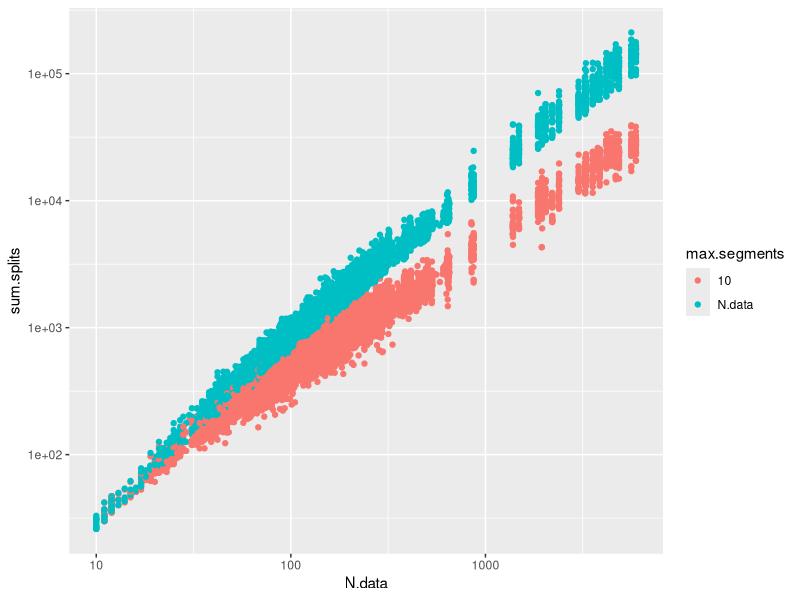
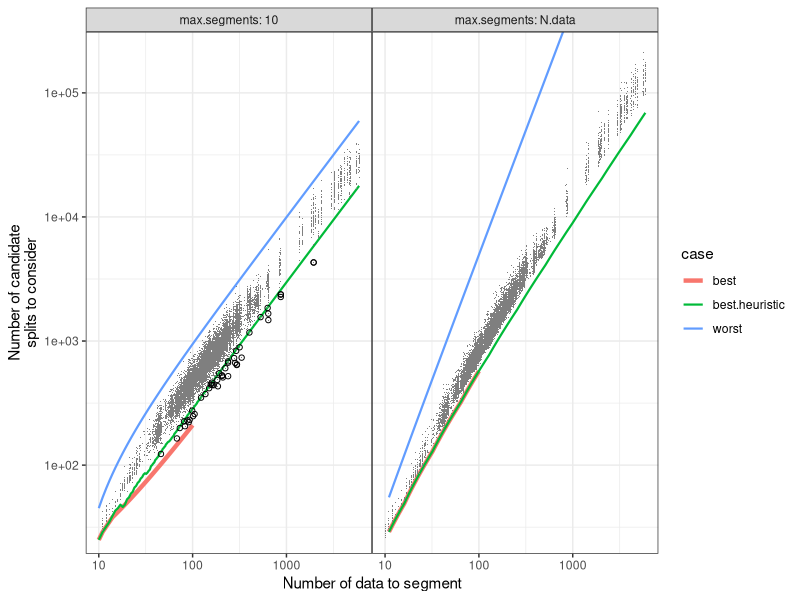

R code for these plots, in order:
library(data.table)
library(ggplot2)
iterations.dt <- data.table::fread("figure-neuroblastoma-iterations-data.csv")
bound.dt <- data.table::fread("figure-neuroblastoma-iterations-bounds.csv")
bound.wide <- dcast(
  bound.dt,
  N.data + max.segments ~ case,
  value.var = "sum.splits")
bound.and.data <- bound.wide[
  iterations.dt, on=.(N.data, max.segments), nomatch=0L]
## These three should be empty.
bound.and.data[sum.splits < best]
bound.and.data[best.heuristic < best]
bound.and.data[sum.splits > worst]
## These are real data sets for which the heuristic does not work.
(hilite <- bound.and.data[sum.splits < best.heuristic, .(
  N.data, max.segments, best, sum.splits, best.heuristic, worst)])

ggplot()+
  geom_point(aes(
    N.data, sum.splits, color=max.segments),
    data=iterations.dt)+
  scale_x_log10()+
  scale_y_log10()

gg <- ggplot()+
  geom_line(aes(
    N.data, sum.splits, color=case, size=case),
    data=bound.dt)+
  geom_point(aes(
    N.data, sum.splits),
    shape=".",
    color="grey50",
    data=iterations.dt)+
  geom_point(aes(
    N.data, sum.splits),
    shape=1,
    data=hilite)+
  facet_grid(. ~ max.segments, labeller=label_both)+
  scale_x_log10(
    "Number of data to segment")+
  scale_y_log10(
    "Number of candidate\nsplits to consider")+
  theme_bw()+
  theme(panel.spacing=grid::unit(0,"lines"))+
  coord_cartesian(ylim=c(3e1, 2e5))+
  scale_size_manual(values=c(
    best=1.5, best.heuristic=0.75, worst=0.75))
png("figure-neuroblastoma-iterations.png", width=7, height=2, units="in", res=200)
print(gg)
dev.off()

